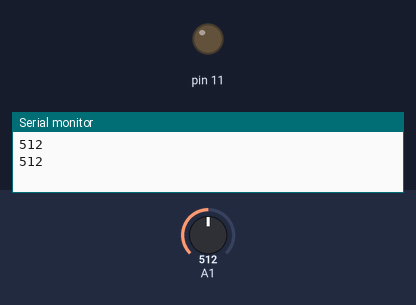
This sketch was run on a simulated Arduino Uno, built with avr-gcc and run on an emulated ATmega328P. Parts: output pins drawn as LEDs (lit = HIGH), the last lines printed to the serial monitor. Inputs (shaded band) come from the test bench; at power-on: A1 = 512.

Above: at 2.8 s.
2.9 s: A1 set to 784
6.2 s: A1 set to 809
At 10.2 s:
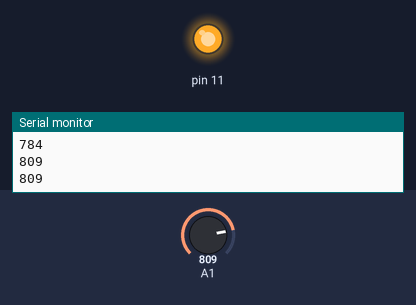
10.5 s: A1 set to 790
At 13.3 s:
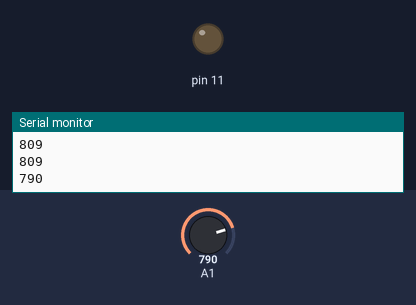
14.5 s: A1 set to 810
At 17.6 s:
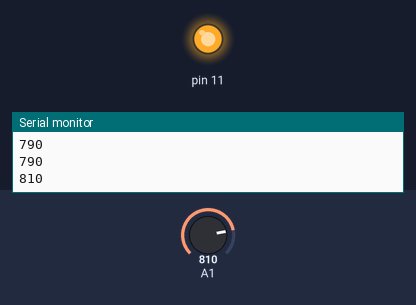
Timing chart, 0 to 19.1 s (numbered marks = the images above; inputs shaded):
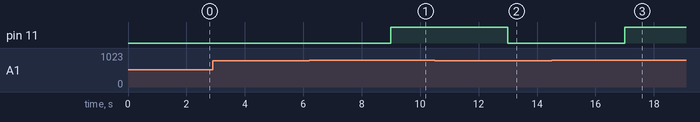

The sketch:

Arduino_to_read_signals.ino
```cpp
int readsensor;
void setup() {
  // put your setup code here, to run once:
pinMode(A0,INPUT);
pinMode(11,OUTPUT);
Serial.begin(9600);
}

void loop() {
  // put your main code here, to run repeatedly:
readsensor=analogRead(A1);
Serial.println(readsensor);
delay(1000);

if(readsensor>800){
  digitalWrite(11,HIGH);
  delay(1000);
}else{digitalWrite(11,LOW);
delay(1000);
}}
```

Measured:
- the behaviour switches between 800 and 801 on A1 (found by bisection; images 0 and 1)
- after the input at 6.2 s, pin 11: LOW → HIGH after 2.8 s
- after the input at 10.5 s, pin 11: HIGH → LOW after 2.5 s
- after the input at 14.5 s, pin 11: LOW → HIGH after 2.5 s
